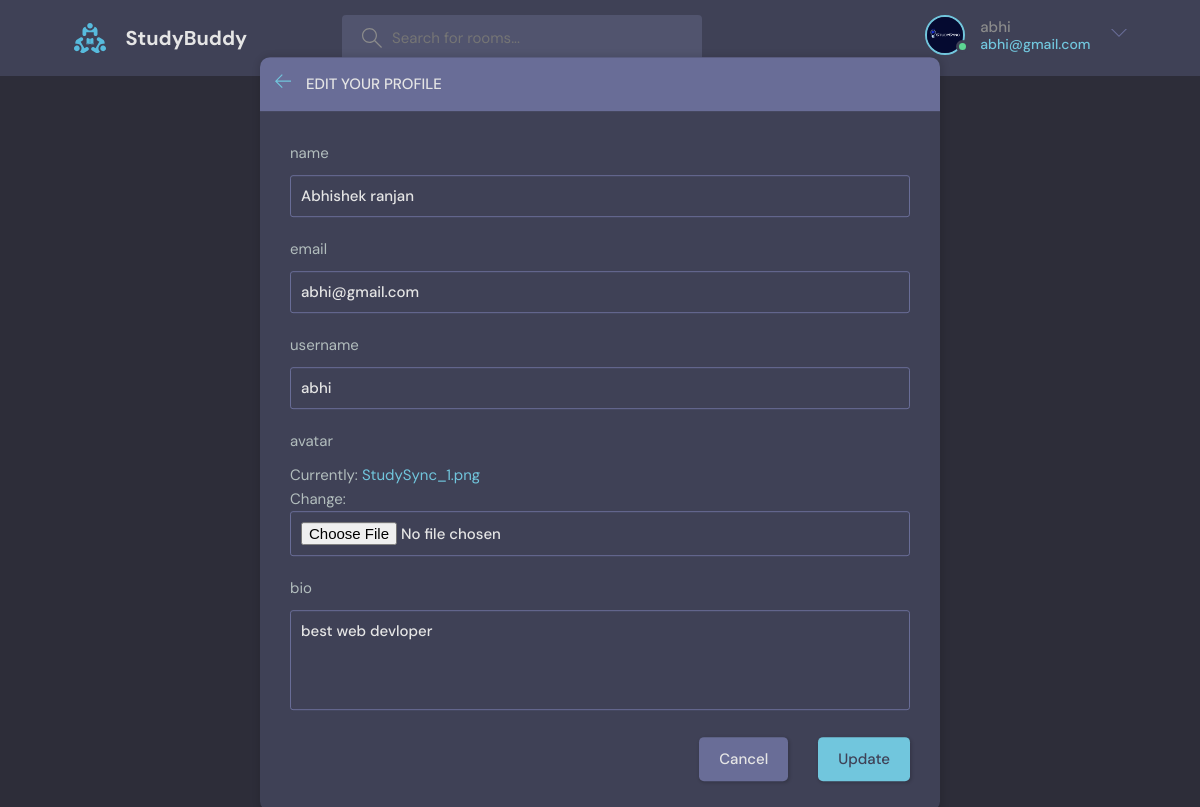
The app's page /update_user/ (signed in) with its own data.
### base/models.py (models this page shows)
class User(AbstractUser):
    name = models.CharField(max_length=200, null=True)
    email = models.EmailField(unique=True, null=True)
    bio = models.TextField(null=True)
    avatar = models.ImageField(null=True, default="avatar.svg")
    USERNAME_FIELD = 'email'
    REQUIRED_FIELDS = []

### base/views.py (the view)
# urls.py: path("update_user/", views.update_user, name="update_user"),
@login_required(login_url='authPage')
def update_user(request):
    user = request.user
    form = UserForm(instance=request.user)
    if request.method == "POST":
        print('ok1')
        form = UserForm(request.POST, request.FILES, instance=user)
        if form.is_valid():
            form.save()
            return redirect('user_Profile', pk=user)
    context = {'form': form}
    return render(request, "base/update_user.html", context)

### base/form.py
class UserForm(ModelForm):
    class Meta:
        model = User
        fields = ['name', 'email', 'username',  'avatar', 'bio']

### base/templates/base/update_user.html (shortened to what this page needs)
{% extends 'main.html' %} {% block content %}
<main class="update-account layout">
  <div class="container">
    <div class="layout__box">
      <div class="layout__boxHeader">
        <div class="layout__boxTitle">
          <a href="profile.html">
            <svg
              version="1.1"
              xmlns="http://www.w3.org/2000/svg"
              width="32"
              height="32"
              viewBox="0 0 32 32"
            >
              <title>arrow-left</title>
              <path
                d="M13.723 2.286l-13.723 13.714 13.719 13.714 1.616-1.611-10.96-10.96h27.625v-2.286h-27.625l10.965-10.965-1.616-1.607z"
              ></path>
            </svg>
          </a>
          <h3>Edit your profile</h3>
        </div>
      </div>
      <div class="layout__body">
        <form
          class="form"
          action=""
          method="POST"
          enctype="multipart/form-data"
        >
           {% for field in form %}
          <div class="form__group">
            <label for="username">{{field.name}}</label>
             {{field}}
          </div>
          {% endfor %}
          <div class="form__action">
            <a class="btn btn--dark" href="index.html">Cancel</a>
            <button class="btn btn--main" type="submit">Update</button>
          </div>
        </form>
      </div>
    </div>
  </div>
</main>
{% endblock content %}

### templates/navbar.html (shortened to what this page needs)
{% load static%}
<header class="header header--loggedIn">
  <div class="container">
    <a href=" {% url 'home' %}" class="header__logo">
      <img src="{% static 'images/logo.svg' %}" />
      <h1>StudyBuddy</h1>
    </a>
    <form class="header__search" method="GET" action="{% url 'home' %}">
      <label>
        <input name="q" placeholder="Search for rooms..." />
      </label>
    </form>
    <nav class="header__menu">
      {% if request.user.is_authenticated %}
      <div class="header__user">
        <a href="{% url 'user_Profile' request.user %}">
          <div class="avatar avatar--medium active">
            <img src="{{request.user.avatar.url}}"/>
          </div>
          <p>{{request.user.username}} <span>{{request.user}}</span></p>
        </a>
        <button class="dropdown-button">
          <svg
            version="1.1"
            xmlns="http://www.w3.org/2000/svg"
            width="32"
            height="32"
            viewBox="0 0 32 32"
          >
            <title>chevron-down</title>
            <path d="M16 21l-13-13h-3l16 16 16-16h-3l-13 13z"></path>
          </svg>
        </button>
      </div>
      {% else %}
      <a href="{% url 'authPage' %}">
        <img src="{% static 'images/avatar.svg' %}" />
        <p>Login</p>
      </a>
      {% endif %}
    </nav>
  </div>
</header>

### records on screen
User: user.avatar (picture), user.username "abhi", user "abhi@gmail.com", form "Abhishek ranjan" "abhi@gmail.com" "abhi" "best web devloper"

### other values on screen
{{ field.name }} "name" "email" "username" "avatar" "bio"
